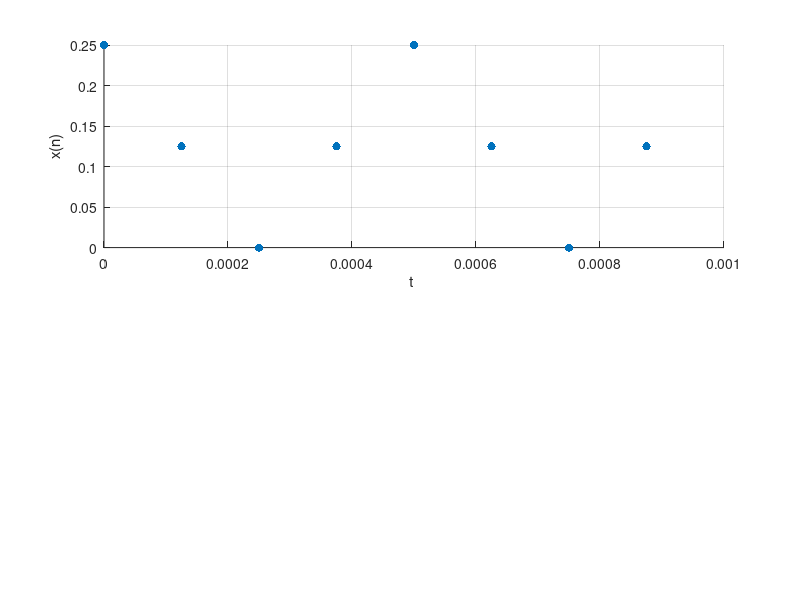

Write MATLAB code to recreate this figure.
clear all; clc; close all;
% Frequenzen gegeben

%% Params
N = 8;
freqs = [1 0 0.5 0 0 0 0.5 0];
x = ifft(freqs);
x = x;
Ts = 1/1000;
t = Ts/N;
times = [0:7] * t;

subplot(2,1,1);
scatter(times, x, 'filled');grid;
xlabel("t ");
ylabel("x(n)");
xlim([0 Ts]);
disp(x)